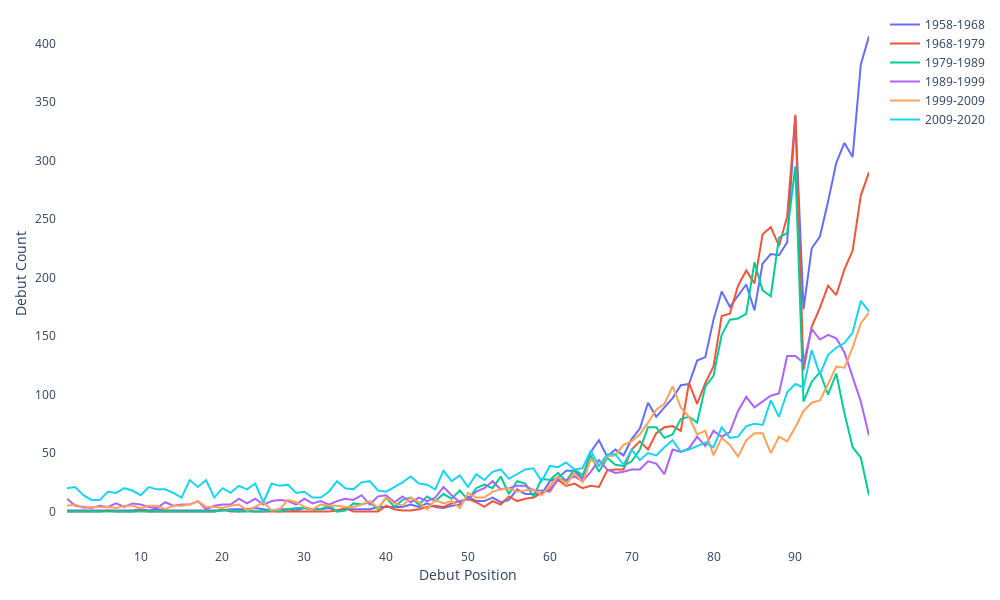

The cell this chart's notebook holds for it:
### Code cell
fig = go.Figure()
for i in range(0, len(trend_df.columns), 535):
    fig.add_trace(go.Scatter(x=list(range(1, 100)),
                             y=(trend_df == 'New').iloc[:, i:(i+535)].sum(axis = 1),
                             mode='lines',
                             name=chart_dates[i][:4]+'-'+chart_dates[i+534][:4]))
fig.update_layout(width=1000, 
                  height=600, 
                  plot_bgcolor='rgb(255,255,255)',
                  xaxis_title="Debut Position",
                  yaxis_title="Debut Count",
                  margin={'l':10, 'r':10, 'b':10, 't':10, 'pad':10})
fig.show()

### Figure 1 — Plotly figure (JSON) as saved in the notebook; plotly's stock layout.template omitted (floating-point values rounded to 4 significant figures)
{"data": [{"mode": "lines", "name": "1958-1968", "type": "scatter", "x": [1, 2, 3, 4, 5, 6, 7, 8, 9, 10, 11, 12, 13, 14, 15, 16, 17, 18, 19, 20, 21, 22, 23, 24, 25, 26, 27, 28, 29, 30, 31, 32, 33, 34, 35, 36, 37, 38, 39, 40, 41, 42, 43, 44, 45, 46, 47, 48, 49, 50, 51, 52, 53, 54, 55, 56, 57, 58, 59, 60, 61, 62, 63, 64, 65, 66, 67, 68, 69, 70, 71, 72, 73, 74, 75, 76, 77, 78, 79, 80, 81, 82, 83, 84, 85, 86, 87, 88, 89, 90, 91, 92, 93, 94, 95, 96, 97, 98, 99], "y": [1, 1, 1, 1, 1, 1, 1, 1, 1, 2, 1, 2, 1, 1, 1, 1, 1, 1, 1, 1, 2, 2, 2, 3, 2, 1, 2, 2, 1, 3, 2, 2, 3, 1, 2, 2, 2, 2, 4, 4, 4, 4, 6, 4, 7, 4, 3, 5, 6, 13, 9, 9, 12, 8, 10, 19, 15, 15, 15, 26, 29, 35, 35, 28, 51, 61, 47, 53, 48, 62, 71, 93, 81, 89, 97, 108, 109, 129, 132, 164, 188, 175, 185, 194, 172, 212, 220, 219, 230, 338, 173, 225, 235, 265, 298, 315, 303, 382, 406, 477]}, {"mode": "lines", "name": "1968-1979", "type": "scatter", "x": [1, 2, 3, 4, 5, 6, 7, 8, 9, 10, 11, 12, 13, 14, 15, 16, 17, 18, 19, 20, 21, 22, 23, 24, 25, 26, 27, 28, 29, 30, 31, 32, 33, 34, 35, 36, 37, 38, 39, 40, 41, 42, 43, 44, 45, 46, 47, 48, 49, 50, 51, 52, 53, 54, 55, 56, 57, 58, 59, 60, 61, 62, 63, 64, 65, 66, 67, 68, 69, 70, 71, 72, 73, 74, 75, 76, 77, 78, 79, 80, 81, 82, 83, 84, 85, 86, 87, 88, 89, 90, 91, 92, 93, 94, 95, 96, 97, 98, 99], "y": [0, 0, 0, 0, 0, 1, 0, 0, 0, 1, 0, 0, 0, 0, 0, 0, 0, 0, 0, 2, 0, 0, 1, 0, 0, 0, 0, 0, 0, 0, 0, 0, 0, 1, 3, 0, 0, 0, 0, 5, 2, 1, 1, 2, 4, 5, 4, 7, 9, 11, 8, 4, 9, 6, 13, 9, 11, 12, 16, 19, 27, 22, 24, 20, 22, 21, 35, 36, 36, 53, 60, 53, 67, 72, 73, 69, 110, 92, 110, 124, 167, 169, 193, 206, 195, 237, 243, 227, 252, 339, 121, 158, 174, 193, 185, 207, 223, 270, 290, 305]}, {"mode": "lines", "name": "1979-1989", "type": "scatter", "x": [1, 2, 3, 4, 5, 6, 7, 8, 9, 10, 11, 12, 13, 14, 15, 16, 17, 18, 19, 20, 21, 22, 23, 24, 25, 26, 27, 28, 29, 30, 31, 32, 33, 34, 35, 36, 37, 38, 39, 40, 41, 42, 43, 44, 45, 46, 47, 48, 49, 50, 51, 52, 53, 54, 55, 56, 57, 58, 59, 60, 61, 62, 63, 64, 65, 66, 67, 68, 69, 70, 71, 72, 73, 74, 75, 76, 77, 78, 79, 80, 81, 82, 83, 84, 85, 86, 87, 88, 89, 90, 91, 92, 93, 94, 95, 96, 97, 98, 99], "y": [0, 0, 0, 0, 0, 0, 0, 0, 0, 0, 0, 0, 0, 0, 0, 0, 0, 0, 0, 1, 1, 0, 0, 0, 0, 1, 0, 2, 3, 3, 2, 2, 5, 0, 1, 7, 6, 8, 2, 12, 4, 10, 12, 6, 13, 9, 15, 11, 18, 10, 20, 23, 20, 30, 15, 26, 24, 13, 28, 27, 33, 26, 36, 31, 48, 34, 46, 40, 39, 43, 53, 72, 72, 63, 66, 79, 81, 76, 107, 116, 151, 164, 165, 169, 213, 189, 184, 234, 238, 295, 94, 111, 119, 100, 118, 84, 55, 46, 14, 3]}, {"mode": "lines", "name": "1989-1999", "type": "scatter", "x": [1, 2, 3, 4, 5, 6, 7, 8, 9, 10, 11, 12, 13, 14, 15, 16, 17, 18, 19, 20, 21, 22, 23, 24, 25, 26, 27, 28, 29, 30, 31, 32, 33, 34, 35, 36, 37, 38, 39, 40, 41, 42, 43, 44, 45, 46, 47, 48, 49, 50, 51, 52, 53, 54, 55, 56, 57, 58, 59, 60, 61, 62, 63, 64, 65, 66, 67, 68, 69, 70, 71, 72, 73, 74, 75, 76, 77, 78, 79, 80, 81, 82, 83, 84, 85, 86, 87, 88, 89, 90, 91, 92, 93, 94, 95, 96, 97, 98, 99], "y": [11, 5, 4, 3, 5, 4, 7, 4, 7, 6, 4, 3, 8, 5, 6, 6, 9, 2, 5, 6, 6, 11, 7, 11, 6, 9, 10, 9, 6, 11, 7, 9, 6, 9, 11, 10, 14, 6, 13, 14, 8, 13, 8, 12, 9, 12, 21, 14, 8, 11, 17, 20, 26, 19, 20, 22, 22, 18, 18, 17, 28, 27, 30, 26, 34, 44, 36, 33, 34, 36, 36, 43, 41, 32, 53, 51, 54, 64, 56, 69, 64, 68, 86, 98, 89, 94, 99, 101, 133, 133, 127, 156, 147, 151, 148, 136, 115, 94, 65, 27]}, {"mode": "lines", "name": "1999-2009", "type": "scatter", "x": [1, 2, 3, 4, 5, 6, 7, 8, 9, 10, 11, 12, 13, 14, 15, 16, 17, 18, 19, 20, 21, 22, 23, 24, 25, 26, 27, 28, 29, 30, 31, 32, 33, 34, 35, 36, 37, 38, 39, 40, 41, 42, 43, 44, 45, 46, 47, 48, 49, 50, 51, 52, 53, 54, 55, 56, 57, 58, 59, 60, 61, 62, 63, 64, 65, 66, 67, 68, 69, 70, 71, 72, 73, 74, 75, 76, 77, 78, 79, 80, 81, 82, 83, 84, 85, 86, 87, 88, 89, 90, 91, 92, 93, 94, 95, 96, 97, 98, 99], "y": [5, 6, 3, 4, 4, 4, 3, 5, 5, 3, 5, 5, 2, 5, 5, 6, 9, 4, 4, 3, 5, 6, 1, 4, 8, 1, 2, 10, 8, 4, 2, 6, 5, 5, 4, 4, 6, 9, 3, 12, 7, 5, 12, 8, 2, 10, 7, 9, 3, 16, 12, 12, 17, 19, 20, 17, 18, 19, 14, 22, 30, 23, 33, 25, 45, 39, 47, 48, 57, 60, 66, 76, 87, 92, 107, 89, 81, 66, 69, 48, 63, 57, 47, 61, 67, 67, 50, 64, 60, 72, 86, 93, 95, 109, 124, 123, 140, 161, 170, 112]}, {"mode": "lines", "name": "2009-2020", "type": "scatter", "x": [1, 2, 3, 4, 5, 6, 7, 8, 9, 10, 11, 12, 13, 14, 15, 16, 17, 18, 19, 20, 21, 22, 23, 24, 25, 26, 27, 28, 29, 30, 31, 32, 33, 34, 35, 36, 37, 38, 39, 40, 41, 42, 43, 44, 45, 46, 47, 48, 49, 50, 51, 52, 53, 54, 55, 56, 57, 58, 59, 60, 61, 62, 63, 64, 65, 66, 67, 68, 69, 70, 71, 72, 73, 74, 75, 76, 77, 78, 79, 80, 81, 82, 83, 84, 85, 86, 87, 88, 89, 90, 91, 92, 93, 94, 95, 96, 97, 98, 99], "y": [20, 21, 14, 10, 10, 17, 16, 20, 18, 14, 21, 19, 19, 16, 12, 27, 21, 27, 12, 20, 16, 22, 19, 24, 8, 24, 22, 23, 16, 17, 12, 12, 17, 26, 20, 19, 25, 26, 18, 17, 21, 25, 30, 24, 23, 19, 35, 26, 31, 21, 32, 27, 34, 36, 28, 32, 36, 37, 26, 39, 38, 42, 36, 37, 52, 39, 49, 49, 40, 53, 44, 50, 48, 55, 61, 51, 53, 56, 59, 55, 72, 63, 64, 73, 75, 74, 95, 81, 102, 109, 106, 138, 117, 134, 140, 144, 153, 180, 171, 197]}], "layout": {"height": 600, "hovermode": "x", "margin": {"b": 10, "l": 10, "pad": 10, "r": 10, "t": 10}, "plot_bgcolor": "rgb(255,255,255)", "width": 1000, "xaxis": {"autorange": true, "range": [1, 99], "title": {"text": "Debut Position"}, "type": "linear"}, "yaxis": {"autorange": true, "range": [-22.56, 428.6], "title": {"text": "Debut Count"}, "type": "linear"}}}
